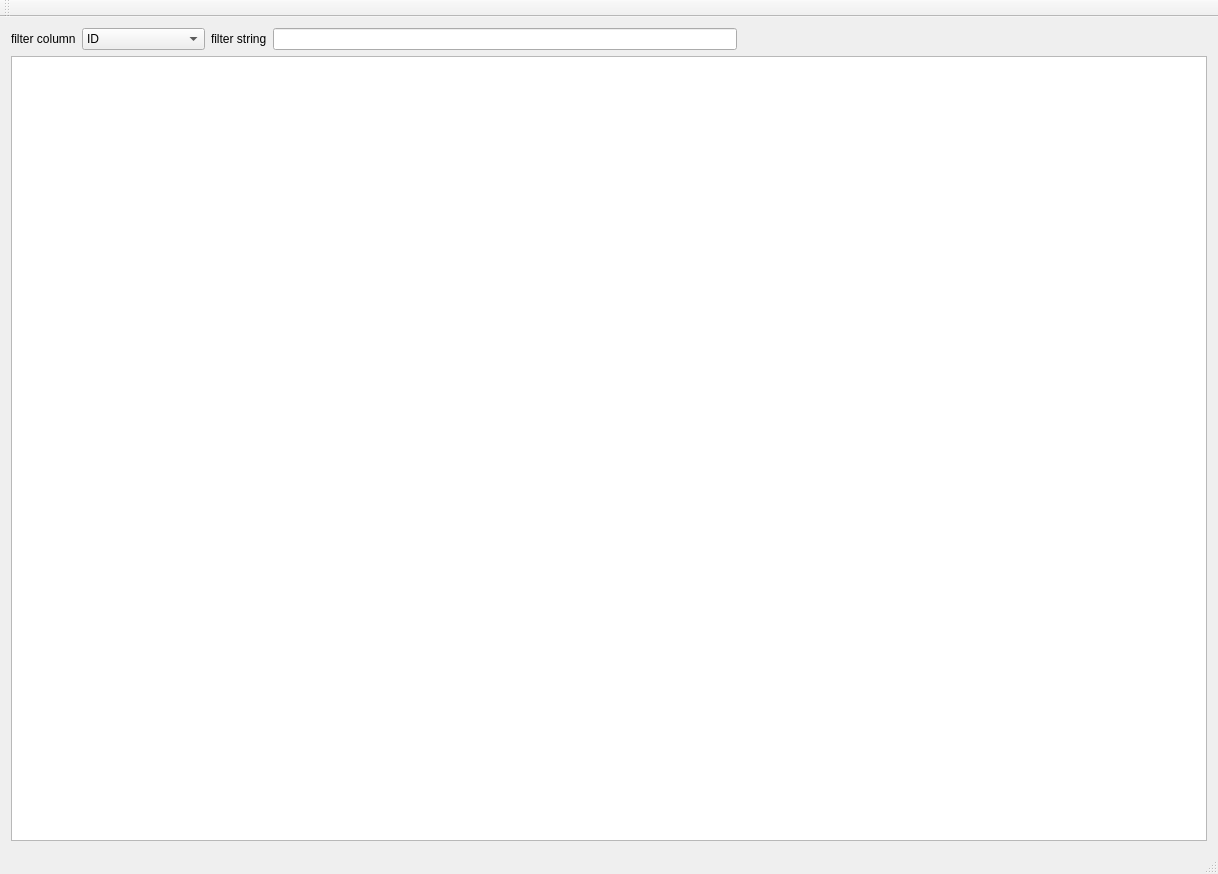
<?xml version="1.0" encoding="UTF-8"?>
<ui version="4.0">
 <class>CScadaUserVariableView</class>
 <widget class="QMainWindow" name="CScadaUserVariableView">
  <property name="geometry">
   <rect>
    <x>0</x>
    <y>0</y>
    <width>1218</width>
    <height>874</height>
   </rect>
  </property>
  <property name="windowTitle">
   <string>CScadaUserVariableView</string>
  </property>
  <widget class="QWidget" name="centralWidget">
   <layout class="QGridLayout" name="gridLayout">
    <item row="0" column="0">
     <widget class="QLabel" name="label">
      <property name="text">
       <string>filter column</string>
      </property>
     </widget>
    </item>
    <item row="0" column="1">
     <widget class="QComboBox" name="comboBox">
      <property name="sizePolicy">
       <sizepolicy hsizetype="Preferred" vsizetype="Fixed">
        <horstretch>0</horstretch>
        <verstretch>0</verstretch>
       </sizepolicy>
      </property>
      <item>
       <property name="text">
        <string>ID</string>
       </property>
      </item>
      <item>
       <property name="text">
        <string>TagName</string>
       </property>
      </item>
      <item>
       <property name="text">
        <string>Description</string>
       </property>
      </item>
      <item>
       <property name="text">
        <string>OccNo</string>
       </property>
      </item>
      <item>
       <property name="text">
        <string>DataType</string>
       </property>
      </item>
      <item>
       <property name="text">
        <string>InitValue</string>
       </property>
      </item>
      <item>
       <property name="text">
        <string>InitialQua</string>
       </property>
      </item>
      <item>
       <property name="text">
        <string>Address</string>
       </property>
      </item>
      <item>
       <property name="text">
        <string>PinLabel</string>
       </property>
      </item>
      <item>
       <property name="text">
        <string>SourceTagName</string>
       </property>
      </item>
      <item>
       <property name="text">
        <string>Scale</string>
       </property>
      </item>
     </widget>
    </item>
    <item row="0" column="2">
     <widget class="QLabel" name="label_2">
      <property name="text">
       <string>filter string</string>
      </property>
     </widget>
    </item>
    <item row="0" column="3">
     <widget class="QLineEdit" name="lineEdit"/>
    </item>
    <item row="0" column="4">
     <spacer name="horizontalSpacer_2">
      <property name="orientation">
       <enum>Qt::Horizontal</enum>
      </property>
      <property name="sizeHint" stdset="0">
       <size>
        <width>455</width>
        <height>20</height>
       </size>
      </property>
     </spacer>
    </item>
    <item row="1" column="0" colspan="5">
     <widget class="CScadaUserVariableTable" name="tableView"/>
    </item>
   </layout>
  </widget>
  <widget class="QMenuBar" name="menuBar">
   <property name="geometry">
    <rect>
     <x>0</x>
     <y>0</y>
     <width>1218</width>
     <height>23</height>
    </rect>
   </property>
  </widget>
  <widget class="QToolBar" name="mainToolBar">
   <attribute name="toolBarArea">
    <enum>TopToolBarArea</enum>
   </attribute>
   <attribute name="toolBarBreak">
    <bool>false</bool>
   </attribute>
  </widget>
  <widget class="QStatusBar" name="statusBar"/>
 </widget>
 <layoutdefault spacing="6" margin="11"/>
 <customwidgets>
  <customwidget>
   <class>CScadaUserVariableTable</class>
   <extends>QTableView</extends>
   <header>scadauservariabletable.h</header>
  </customwidget>
 </customwidgets>
 <resources/>
 <connections/>
</ui>
